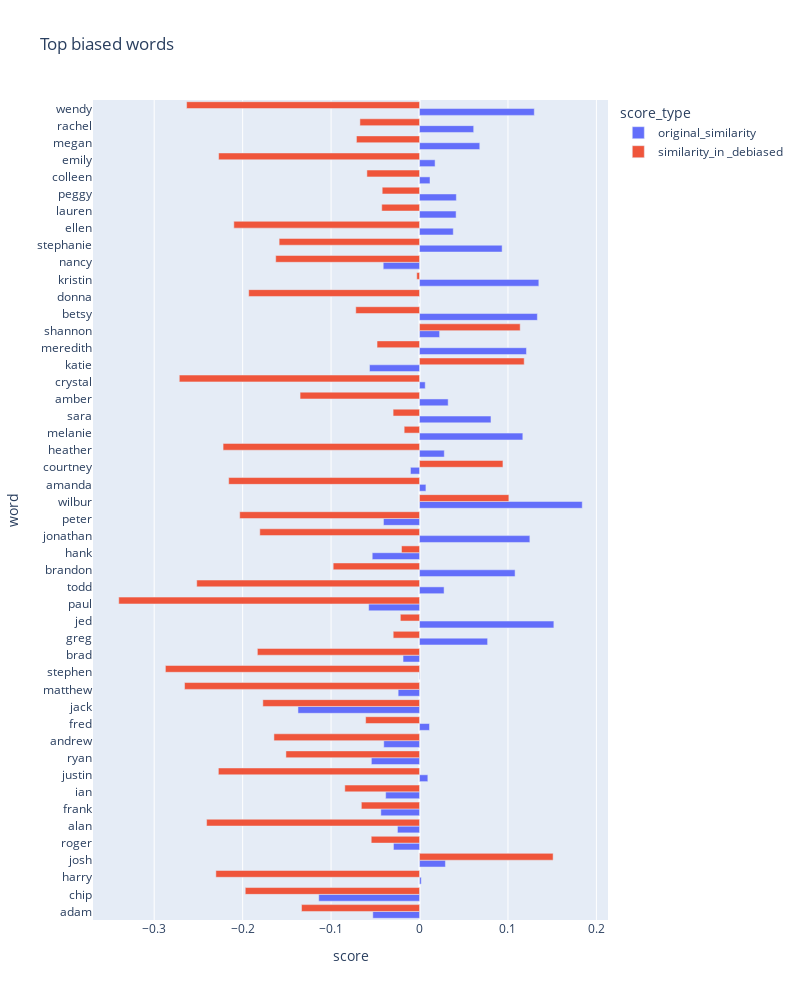
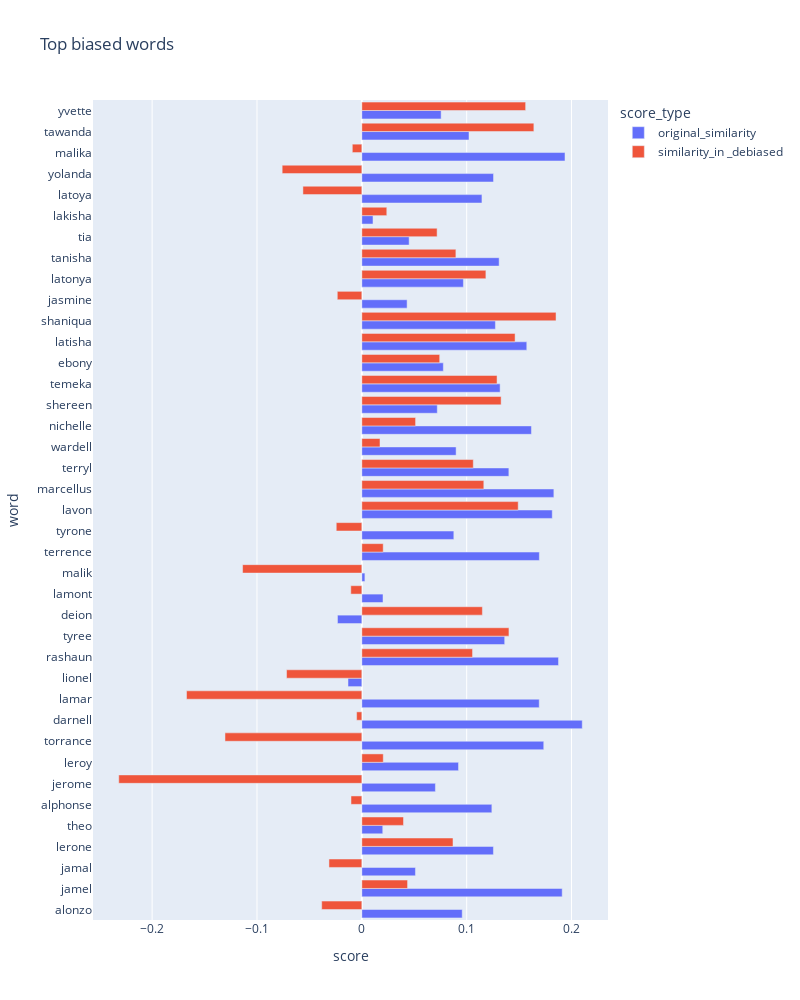
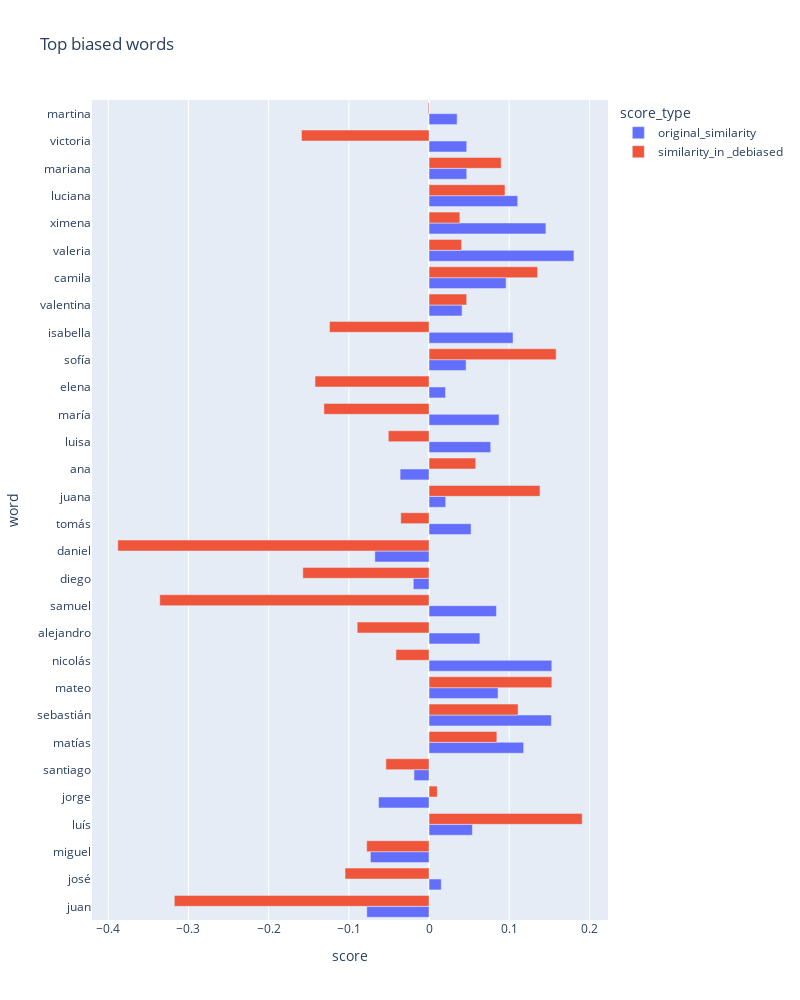

Notebook cell for these charts, in order:
### Code cell
df_names_white.centralized_similarity_score = df_names_white.centralized_similarity_score.astype(
    'float64')
df_names_white.simple_bias_score = df_names_white.simple_bias_score.astype(
    'float64')
df_names_white.rename(columns={'centralized_similarity_score': 'original_similarity',
                      'simple_bias_score': 'similarity_in _debiased'}, inplace=True)
plot_top_biased_words(df_names_white, n_words=50)

df_names_black.centralized_similarity_score = df_names_black.centralized_similarity_score.astype(
    'float64')
df_names_black.simple_bias_score = df_names_black.simple_bias_score.astype(
    'float64')
df_names_black.rename(columns={'centralized_similarity_score': 'original_similarity',
                      'simple_bias_score': 'similarity_in _debiased'}, inplace=True)
plot_top_biased_words(df_names_black, n_words=50)

df_names_hispanic.centralized_similarity_score = df_names_hispanic.centralized_similarity_score.astype(
    'float64')
df_names_hispanic.simple_bias_score = df_names_hispanic.simple_bias_score.astype(
    'float64')
df_names_hispanic.rename(columns={'centralized_similarity_score': 'original_similarity',
                      'simple_bias_score': 'similarity_in _debiased'}, inplace=True)
plot_top_biased_words(df_names_hispanic, n_words=50)

### Figure 1 — Plotly figure (JSON) as saved in the notebook; plotly's stock layout.template omitted (floating-point values rounded to 4 significant figures)
{"data": [{"alignmentgroup": "True", "hovertemplate": "score_type=original_similarity<br>score=%{x}<br>word=%{y}<extra></extra>", "legendgroup": "original_similarity", "marker": {"color": "#636efa", "pattern": {"shape": ""}}, "name": "original_similarity", "offsetgroup": "original_similarity", "orientation": "h", "showlegend": true, "textposition": "auto", "type": "bar", "x": [-0.05283, -0.1139, 0.001936, 0.02927, -0.02948, -0.02497, -0.04375, -0.03831, 0.009389, -0.05446, -0.04047, 0.01126, -0.1375, -0.02419, 0.0003954, -0.01865, 0.07695, 0.1519, -0.0575, 0.02775, 0.108, -0.05351, 0.1247, -0.04079, 0.184, 0.007212, -0.01024, 0.02799, 0.1168, 0.08076, 0.03236, 0.006435, -0.05658, 0.1209, 0.02269, 0.1332, -1.291e-05, 0.1349, -0.04106, 0.09338, 0.03814, 0.04134, 0.04162, 0.01185, 0.01758, 0.0681, 0.06122, 0.1298], "xaxis": "x", "y": ["adam", "chip", "harry", "josh", "roger", "alan", "frank", "ian", "justin", "ryan", "andrew", "fred", "jack", "matthew", "stephen", "brad", "greg", "jed", "paul", "todd", "brandon", "hank", "jonathan", "peter", "wilbur", "amanda", "courtney", "heather", "melanie", "sara", "amber", "crystal", "katie", "meredith", "shannon", "betsy", "donna", "kristin", "nancy", "stephanie", "ellen", "lauren", "peggy", "colleen", "emily", "megan", "rachel", "wendy"], "yaxis": "y"}, {"alignmentgroup": "True", "hovertemplate": "score_type=similarity_in _debiased<br>score=%{x}<br>word=%{y}<extra></extra>", "legendgroup": "similarity_in _debiased", "marker": {"color": "#EF553B", "pattern": {"shape": ""}}, "name": "similarity_in _debiased", "offsetgroup": "similarity_in _debiased", "orientation": "h", "showlegend": true, "textposition": "auto", "type": "bar", "x": [-0.1334, -0.1971, -0.2303, 0.151, -0.05463, -0.2408, -0.06579, -0.08448, -0.2275, -0.1511, -0.1646, -0.06095, -0.1772, -0.2657, -0.2874, -0.1834, -0.02977, -0.02171, -0.3401, -0.2519, -0.09765, -0.02041, -0.1806, -0.2033, 0.101, -0.2158, 0.0943, -0.2221, -0.01738, -0.02988, -0.1351, -0.2716, 0.1183, -0.04806, 0.1138, -0.07208, -0.1932, -0.003146, -0.1626, -0.1587, -0.21, -0.04273, -0.0422, -0.05952, -0.2271, -0.07135, -0.06742, -0.2634], "xaxis": "x", "y": ["adam", "chip", "harry", "josh", "roger", "alan", "frank", "ian", "justin", "ryan", "andrew", "fred", "jack", "matthew", "stephen", "brad", "greg", "jed", "paul", "todd", "brandon", "hank", "jonathan", "peter", "wilbur", "amanda", "courtney", "heather", "melanie", "sara", "amber", "crystal", "katie", "meredith", "shannon", "betsy", "donna", "kristin", "nancy", "stephanie", "ellen", "lauren", "peggy", "colleen", "emily", "megan", "rachel", "wendy"], "yaxis": "y"}], "layout": {"barmode": "group", "height": 1000, "legend": {"title": {"text": "score_type"}, "tracegroupgap": 0}, "title": {"text": "Top biased words"}, "width": 800, "xaxis": {"anchor": "y", "domain": [0, 1], "title": {"text": "score"}}, "yaxis": {"anchor": "x", "domain": [0, 1], "title": {"text": "word"}}}}

### Figure 2 — Plotly figure (JSON) as saved in the notebook; plotly's stock layout.template omitted (floating-point values rounded to 4 significant figures)
{"data": [{"alignmentgroup": "True", "hovertemplate": "score_type=original_similarity<br>score=%{x}<br>word=%{y}<extra></extra>", "legendgroup": "original_similarity", "marker": {"color": "#636efa", "pattern": {"shape": ""}}, "name": "original_similarity", "offsetgroup": "original_similarity", "orientation": "h", "showlegend": true, "textposition": "auto", "type": "bar", "x": [0.09574, 0.1911, 0.05113, 0.1255, 0.01995, 0.124, 0.07016, 0.09221, 0.1735, 0.2102, 0.1692, -0.01321, 0.1876, 0.1362, -0.02323, 0.02018, 0.002919, 0.1693, 0.08773, 0.1816, 0.1831, 0.1402, 0.08991, 0.1618, 0.07196, 0.1319, 0.07773, 0.1573, 0.1274, 0.04316, 0.09686, 0.1309, 0.04511, 0.01063, 0.1145, 0.1256, 0.1938, 0.1022, 0.07562], "xaxis": "x", "y": ["alonzo", "jamel", "jamal", "lerone", "theo", "alphonse", "jerome", "leroy", "torrance", "darnell", "lamar", "lionel", "rashaun", "tyree", "deion", "lamont", "malik", "terrence", "tyrone", "lavon", "marcellus", "terryl", "wardell", "nichelle", "shereen", "temeka", "ebony", "latisha", "shaniqua", "jasmine", "latonya", "tanisha", "tia", "lakisha", "latoya", "yolanda", "malika", "tawanda", "yvette"], "yaxis": "y"}, {"alignmentgroup": "True", "hovertemplate": "score_type=similarity_in _debiased<br>score=%{x}<br>word=%{y}<extra></extra>", "legendgroup": "similarity_in _debiased", "marker": {"color": "#EF553B", "pattern": {"shape": ""}}, "name": "similarity_in _debiased", "offsetgroup": "similarity_in _debiased", "orientation": "h", "showlegend": true, "textposition": "auto", "type": "bar", "x": [-0.03829, 0.04361, -0.03137, 0.08695, 0.03975, -0.01034, -0.2318, 0.02043, -0.1305, -0.004992, -0.1672, -0.07181, 0.1056, 0.1403, 0.115, -0.01052, -0.1137, 0.02038, -0.02439, 0.1491, 0.1163, 0.1063, 0.01732, 0.05126, 0.1328, 0.129, 0.07425, 0.1462, 0.1852, -0.02341, 0.1183, 0.08969, 0.07177, 0.0238, -0.0562, -0.07599, -0.009088, 0.1641, 0.1562], "xaxis": "x", "y": ["alonzo", "jamel", "jamal", "lerone", "theo", "alphonse", "jerome", "leroy", "torrance", "darnell", "lamar", "lionel", "rashaun", "tyree", "deion", "lamont", "malik", "terrence", "tyrone", "lavon", "marcellus", "terryl", "wardell", "nichelle", "shereen", "temeka", "ebony", "latisha", "shaniqua", "jasmine", "latonya", "tanisha", "tia", "lakisha", "latoya", "yolanda", "malika", "tawanda", "yvette"], "yaxis": "y"}], "layout": {"barmode": "group", "height": 1000, "legend": {"title": {"text": "score_type"}, "tracegroupgap": 0}, "title": {"text": "Top biased words"}, "width": 800, "xaxis": {"anchor": "y", "domain": [0, 1], "title": {"text": "score"}}, "yaxis": {"anchor": "x", "domain": [0, 1], "title": {"text": "word"}}}}

### Figure 3 — Plotly figure (JSON) as saved in the notebook; plotly's stock layout.template omitted (floating-point values rounded to 4 significant figures)
{"data": [{"alignmentgroup": "True", "hovertemplate": "score_type=original_similarity<br>score=%{x}<br>word=%{y}<extra></extra>", "legendgroup": "original_similarity", "marker": {"color": "#636efa", "pattern": {"shape": ""}}, "name": "original_similarity", "offsetgroup": "original_similarity", "orientation": "h", "showlegend": true, "textposition": "auto", "type": "bar", "x": [-0.0776, 0.01524, -0.07313, 0.05405, -0.06295, -0.01872, 0.118, 0.1526, 0.08607, 0.1531, 0.06342, 0.08402, -0.01964, -0.06755, 0.05243, 0.0208, -0.03608, 0.07695, 0.0873, 0.02057, 0.04622, 0.1048, 0.04121, 0.09606, 0.1807, 0.1458, 0.1106, 0.04703, 0.047, 0.03502], "xaxis": "x", "y": ["juan", "josé", "miguel", "luís", "jorge", "santiago", "matías", "sebastián", "mateo", "nicolás", "alejandro", "samuel", "diego", "daniel", "tomás", "juana", "ana", "luisa", "maría", "elena", "sofía", "isabella", "valentina", "camila", "valeria", "ximena", "luciana", "mariana", "victoria", "martina"], "yaxis": "y"}, {"alignmentgroup": "True", "hovertemplate": "score_type=similarity_in _debiased<br>score=%{x}<br>word=%{y}<extra></extra>", "legendgroup": "similarity_in _debiased", "marker": {"color": "#EF553B", "pattern": {"shape": ""}}, "name": "similarity_in _debiased", "offsetgroup": "similarity_in _debiased", "orientation": "h", "showlegend": true, "textposition": "auto", "type": "bar", "x": [-0.3177, -0.1048, -0.07774, 0.191, 0.0103, -0.05383, 0.08457, 0.111, 0.1532, -0.04126, -0.08959, -0.3358, -0.1574, -0.3881, -0.03523, 0.1384, 0.05819, -0.05077, -0.1311, -0.1422, 0.1585, -0.1241, 0.04699, 0.1354, 0.04062, 0.03844, 0.09471, 0.09001, -0.1591, -0.001079], "xaxis": "x", "y": ["juan", "josé", "miguel", "luís", "jorge", "santiago", "matías", "sebastián", "mateo", "nicolás", "alejandro", "samuel", "diego", "daniel", "tomás", "juana", "ana", "luisa", "maría", "elena", "sofía", "isabella", "valentina", "camila", "valeria", "ximena", "luciana", "mariana", "victoria", "martina"], "yaxis": "y"}], "layout": {"barmode": "group", "height": 1000, "legend": {"title": {"text": "score_type"}, "tracegroupgap": 0}, "title": {"text": "Top biased words"}, "width": 800, "xaxis": {"anchor": "y", "domain": [0, 1], "title": {"text": "score"}}, "yaxis": {"anchor": "x", "domain": [0, 1], "title": {"text": "word"}}}}
